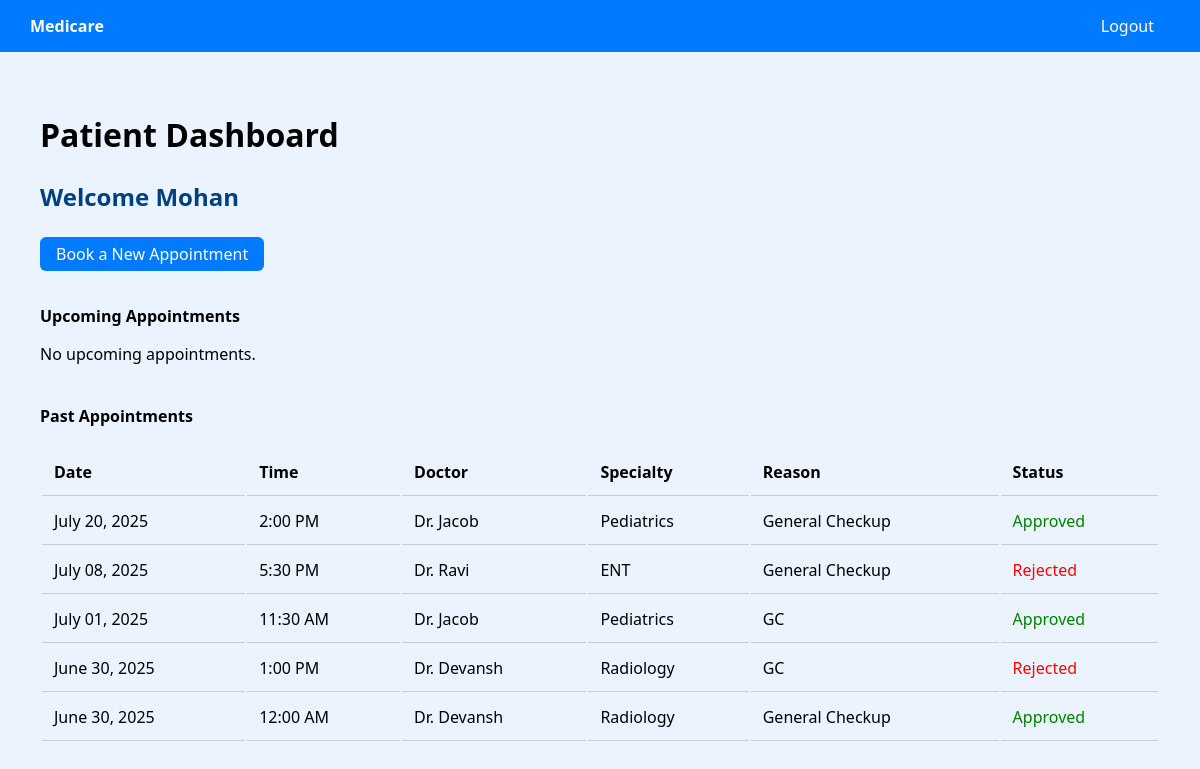
Screenshot of /dashboard/patient/ (signed in) with the database file from the repository.
### core/models.py (models this page shows, shortened)
class Appointment(models.Model):
    SPECIALTY_CHOICES = [
    ('Cardiology', 'Cardiology'),
    ('Gynecology', 'Gynecology'),
    ('Neurology', 'Neurology'),
    ('Psychiatry', 'Psychiatry'),
    ('Dermatology', 'Dermatology'),
    ('Pediatrics', 'Pediatrics'),
    ('Dentistry', 'Dentistry'),
    ('Orthopedics', 'Orthopedics'),
    ('ENT', 'ENT'),
    ('Oncology', 'Oncology'),
    ('General', 'General'),
    ('Radiology', 'Radiology'),
    ('Urology', 'Urology'),
    ('Endocrinology', 'Endocrinology'),
    ('Gastroenterology', 'Gastroenterology'),
    ('Nephrology', 'Nephrology'),
    ('Rheumatology', 'Rheumatology'),
    ('Pulmonology', 'Pulmonology'),
    ('Ophthalmology', 'Ophthalmology'),
]
    patient = models.ForeignKey(User, on_delete=models.CASCADE, related_name='appointments')
    patient_name = models.CharField(max_length=100)
    phone = models.CharField(max_length=10)
    specialty = models.CharField(max_length=100, choices=SPECIALTY_CHOICES)
    doctor = models.ForeignKey(User, on_delete=models.CASCADE, related_name='doctor_appointments')
    date = models.DateField()
    time = models.TimeField()
    reason = models.TextField()
    approved = models.BooleanField(default=False)
    rejected = models.BooleanField(default=False)

### core/views.py (the view)
# urls.py: path('dashboard/patient/', patient_dashboard, name='patient_dashboard'),
@login_required
def patient_dashboard(request):
    today = date.today()
    now = datetime.now().time()
    all_appointments = Appointment.objects.filter(patient=request.user).order_by('-date', '-time')
    upcoming = []
    past = []
    for appt in all_appointments:
        if appt.date > today or (appt.date == today and appt.time >= now):
            upcoming.append(appt)
        else:
            past.append(appt)
    hours = []
    for h in range(8, 18):  # 8 AM to 5 PM
        hours.append(datetime.strptime(f"{h}:00", "%H:%M").strftime("%I:%M %p"))
        hours.append(datetime.strptime(f"{h}:30", "%H:%M").strftime("%I:%M %p"))
    return render(request, 'medicare/patient_dashboard.html', {
        'upcoming': upcoming,
        'past': past,
        'today': today.isoformat(),
        'hours': hours,
        'form': AppointmentForm(user=request.user)
    })

### core/templates/medicare/patient_dashboard.html (shortened to what this page needs)
{% load static %}
<!DOCTYPE html>
<html>
<head>
    <link rel="stylesheet" href="{% static 'css/bootstrap.min.css' %}">
</head>
<body>
    <div class="top-bar">
        <div><strong>Medicare</strong></div>
        <div><a href="{% url 'logout' %}" class="btn btn-blue">Logout</a></div>
    </div>
    <div class="container-fluid">
        <h1>Patient Dashboard</h1><h2><p class="lead">Welcome <strong>{{ request.user.username }}</h2></strong></p>
        <a href="{% url 'book_appointment' %}" class="btn btn-blue">Book a New Appointment</a>
        <div class="section-title">Upcoming Appointments</div>
        {% if upcoming %}
            <table>
                <thead>
                    <tr>
                        <th>Date</th>
                        <th>Time</th>
                        <th>Doctor</th>
                        <th>Specialty</th>
                        <th>Reason</th>
                        <th>Status</th>
                        <th>Actions</th>
                    </tr>
                </thead>
                <tbody>
                {% for appt in upcoming %}
                    <tr>
                        <td>{{ appt.date|date:"F d, Y" }}</td>
                        <td>{{ appt.time|time:"g:i A" }}</td>
                        <td>Dr. {{ appt.doctor.first_name }}</td>
                        <td>{{ appt.specialty }}</td>
                        <td>{{ appt.reason }}</td>
                        <td>
                            {% if appt.approved %}
                                <span class="text-success">Approved</span>
                            {% elif appt.rejected %}
                                <span class="text-danger">Rejected</span>
                            {% else %}
                                <span class="text-warning">Pending</span>
                            {% endif %}
                        </td>
                        <td>
                            {% if not appt.approved and not appt.rejected %}
                                <form method="post" action="{% url 'delete_appointment' appt.id %}" style="display:inline;">
                                    {% csrf_token %}
                                    <button type="submit" class="delete-button">Delete</button>
                                </form>
                            {% elif appt.rejected %}
                                <a href="{% url 'reschedule_appointment' appt.id %}" class="reschedule-link">Reschedule</a>
                            {% else %}
                                —
                            {% endif %}
                        </td>
                    </tr>
                {% endfor %}
                </tbody>
            </table>
        {% else %}
            <p>No upcoming appointments.</p>
        {% endif %}
        <div class="section-title">Past Appointments</div>
        {% if past %}
            <table>
                <thead>
                    <tr>
                        <th>Date</th>
                        <th>Time</th>
                        <th>Doctor</th>
                        <th>Specialty</th>
                        <th>Reason</th>
                        <th>Status</th>
                    </tr>
                </thead>
                <tbody>
                {% for appt in past %}
                    <tr>
                        <td>{{ appt.date|date:"F d, Y" }}</td>
                        <td>{{ appt.time|time:"g:i A" }}</td>
                        <td>Dr. {{ appt.doctor.first_name }}</td>
                        <td>{{ appt.specialty }}</td>
                        <td>{{ appt.reason }}</td>
                        <td>
                            {% if appt.approved %}
                                <span class="text-success">Approved</span>
                            {% elif appt.rejected %}
                                <span class="text-danger">Rejected</span>
                            {% else %}
                                <span class="text-warning">Pending</span>
                            {% endif %}
                        </td>
                    </tr>
                {% endfor %}
                </tbody>
            </table>
        {% else %}
            <p>No past appointments.</p>
        {% endif %}
    </div>
</body>
</html>

### core/templates/medicare/patient_dashboard.html (style rules this page uses)
body { background-color: #eaf3ff; font-family: 'Segoe UI', sans-serif; margin: 0; padding: 0; }
.top-bar { background-color: #007bff; padding: 15px 30px; color: white; display: flex; justify-content: space-between; }
.container-fluid { padding: 40px; }
.btn-blue { background-color: #007bff; color: white; border-radius: 6px; padding: 6px 16px; text-decoration: none; }
table { width: 100%; margin-top: 20px; }
th, td { padding: 12px; text-align: left; border-bottom: 1px solid #ccc; }
.text-success { color: green; }
.text-danger { color: red; }
h2 { margin-bottom: 30px; color: #004080; }
.section-title { margin-top: 40px; margin-bottom: 10px; font-weight: bold; }

### rows the page displays
Appointment: date "July 20, 2025", time "2:00 PM", doctor.first_name "Jacob", specialty "Pediatrics", reason "General Checkup", approved "Approved"
Appointment: date "July 08, 2025", time "5:30 PM", doctor.first_name "Ravi", specialty "ENT", reason "General Checkup", approved "Rejected"
Appointment: date "July 01, 2025", time "11:30 AM", doctor.first_name "Jacob", specialty "Pediatrics", reason "GC", approved "Approved"
Appointment: date "June 30, 2025", time "1:00 PM", doctor.first_name "Devansh", specialty "Radiology", reason "GC", approved "Rejected"
Appointment: date "June 30, 2025", time "12:00 AM", doctor.first_name "Devansh", specialty "Radiology", reason "General Checkup", approved "Approved"

### other values shown
{{ request.user.username }} "Mohan"
